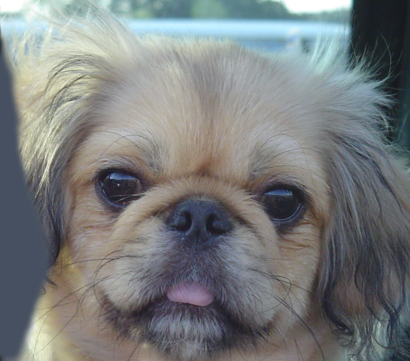
#> input picture hw1/part3images/0b_dog.bmp, 410 x 361 px, found by its file name
$ python part3Run.py   (Python 2 division)   (older library calls are emulated)
#> lines starting #> are read from the running program, lines starting #| are printed output that depends on the picture
### hw1/hw1Functions.py
from PIL import Image
import numpy as np
import math
from scipy import signal
import cv2

# Part 2 Q1

# Returns a normalized box filter of nxn dimensions as a numpy array
# [4 lines left out: function boxfilter, not called in this run]

# Part 2 Q2

# Returns the next largest odd integer, or n if n is odd.
def roundOdd(n):
    assert n > 0, "input must be > 0"

    # Round to next odd integer
    # Determine if even by using modulus
    if (np.ceil(n) % 2) > 0:
        return int(np.ceil(n))
    else:
        return int(np.ceil(n)) + 1

# Returns a normalized 1D gaussian filter as a numpy array. The size of the
# filter is determined by 6*sigma rounded to the next odd number
def gauss1d(sigma):
    arrLen = roundOdd(sigma * 6)
    # Instantiate proper length 0-centered array
    xDist = np.array(range(-arrLen/2 + 1, arrLen/2 + 1, 1)).astype(np.float)
    # Find the un-normalized gaussian filter
    gaussNotNormal = np.exp(-xDist**2/(2*sigma**2))
    # Normalize gaussian filter
    return gaussNotNormal/sum(gaussNotNormal)

# Part 2 Q3

# Returns a normalized 2D gaussian filter as a numpy array the size of the
# filter is determined by 6*sigma rounded to the next odd number
def gauss2d(sigma):
    # Gaussian is separable and rotationally invariant. Therefore can
    # turn 2d by convolving the 1D gaussian filter with its transpose
    dim1 = gauss1d(sigma)[np.newaxis]
    dim2 = np.transpose(dim1)
    convolution = signal.convolve2d(dim1, dim2)
    return convolution/sum(convolution.flatten())

# Part 2 Q4

# Returns the convolution of an input array and its filter
# [14 lines left out: function convolve2d_manual, not called in this run]

# Returns the convolution of an input array and a gaussian filter
def gaussconvolve2d_manual(array, sigma):
    gaussFilter = gauss2d(sigma)
    return convolve2d_manual(array, gaussFilter)

# Part 2 Q5

# Returns the convolution of an input array and a gaussian filter
def gaussconvolve2d_scipy(array, sigma):
    gaussFilter = gauss2d(sigma)
    return signal.convolve2d(array, gaussFilter,mode='same',boundary='fill')

# Part 3 Q1
# Applies gaussian filter to coloured 2D image and returns an array representation
def gaussFilterColour(path, sigma):
#> called with path = '.\\part3images\\0b_dog.bmp', sigma = 6
    im = Image.open(path)
#> im is the input picture: PIL image 410x361 RGB; mean R, G, B 121.2, 124.5, 125
    arrImage = np.asarray(im, dtype=np.float32)
    arrBlur = np.zeros_like(arrImage)
    for i in range(0,3):
        arrBlur[:,:,i] = gaussconvolve2d_scipy(arrImage[:,:,i],sigma)
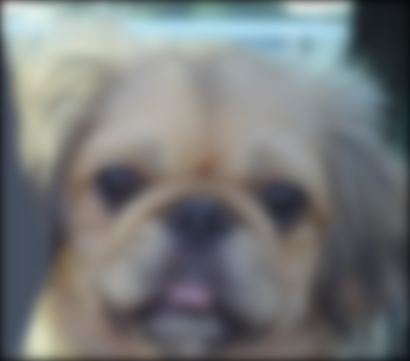
#> arrBlur: shape (361, 410, 3) float32; mean R, G, B 118.6, 121.6, 122.1
    return arrBlur

# Part 3 Q3
# Hybridizes the images based on gaussian filter using sigma provided
# Returns an array representation with uint8 format
# [7 lines left out: function gaussHybridize, not called in this run]


### hw1/part3Run.py
from hw1Functions import *

print("\nQuestion 1\n")
# Show the gaussian blurred version of the image with sigma = 6
sigma = 6
imPath = '.\\part3images\\0b_dog.bmp'
arrBlur = gaussFilterColour(imPath, sigma)

imBlur = Image.fromarray(np.uint8(arrBlur))
# Image.open(imPath).show()
Image.open(imPath).convert('RGB').save('.\\results\\p3q1a.png','PNG')
# imBlur.show()
imBlur.convert('RGB').save('.\\results\\p3q1b.png','PNG')

raw_input("press any key to continue...")

print("\nQuestion 2\n")

imPath = '.\\part3images\\0a_cat.bmp'
arrBlur = gaussFilterColour(imPath, sigma)
#> call 2 of gaussFilterColour, with path = '.\\part3images\\0a_cat.bmp', sigma = 6
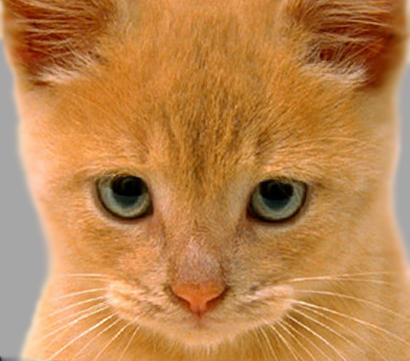
#> input picture hw1/part3images/0a_cat.bmp, 410 x 361 px, found by its file name
#> in gaussFilterColour, im is the input picture: PIL image 410x361 RGB; mean R, G, B 188.3, 132.5, 77.1
#> after the loop in gaussFilterColour (call 2), `for i in range(0,3):`:
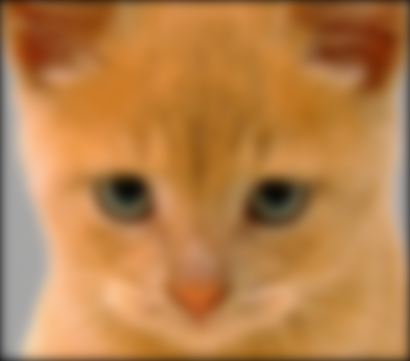
#> arrBlur: shape (361, 410, 3) float32; mean R, G, B 183.7, 128.9, 74.5

# Show the high-pass filtered version of the image, adding 128 for visualization
arrImage = np.asarray(Image.open(imPath), dtype=np.float32)
arrHigh =  arrImage - arrBlur + 128
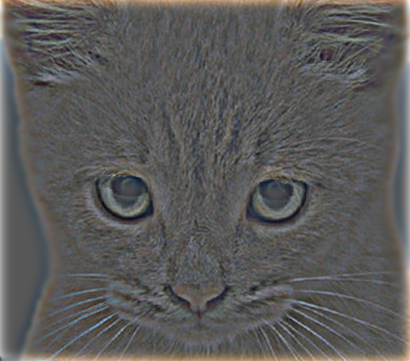
#> arrHigh: shape (361, 410, 3) float32; mean R, G, B 132.6, 131.6, 130.6; drawn with min black and max white
imHigh = Image.fromarray(np.uint8(arrHigh))
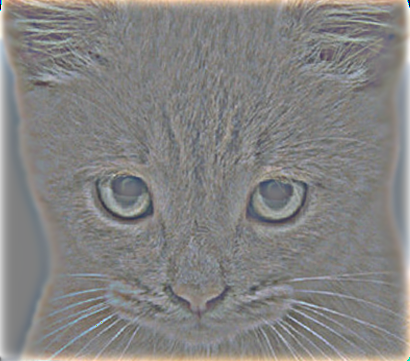
#> imHigh: PIL image 410x361 RGB; mean R, G, B 132, 131.1, 130.1
# imHigh.show()
imHigh.convert('RGB').save('.\\results\\p3q2.png','PNG')
raw_input("press any key to continue...")

print("\nQuestion 3\n")

# Cat dog
# Show most interesting combinations found for hybrid images
#> (the run stopped early here; a loop or call above may not have finished)
